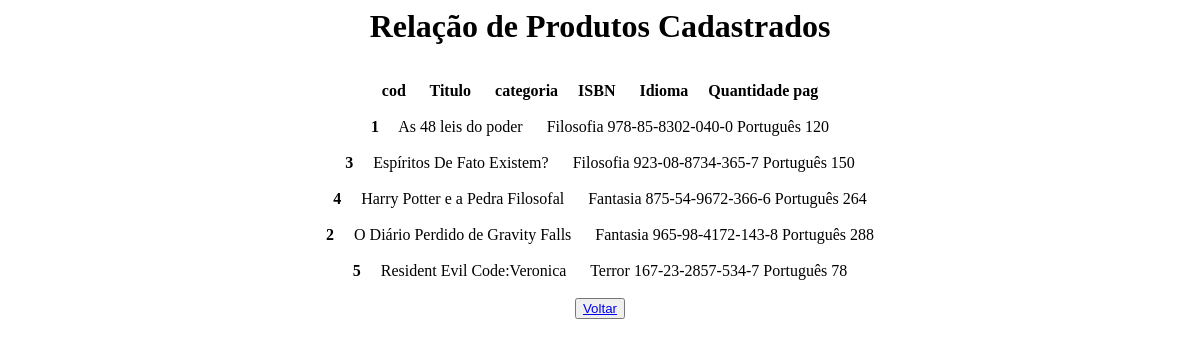
Page /8-Aula/BD_Autoria/PHP/Lista3.php on the earlier database version.
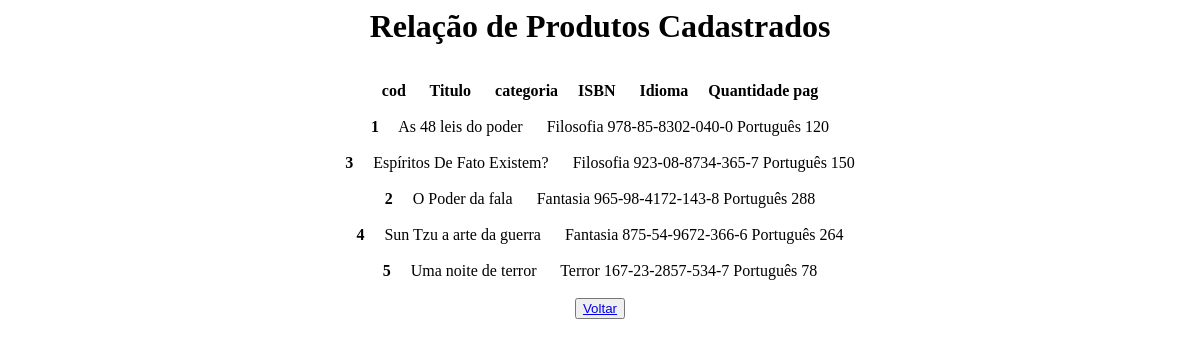
Same page on the later database version.
### tables this page shows
CREATE TABLE `livro` (
  `Cod_livro` int(11) NOT NULL,
  `Titulo` varchar(40) NOT NULL,
  `Categoria` varchar(30) NOT NULL,
  `ISBN` varchar(17) NOT NULL,
  `Idioma` varchar(30) NOT NULL,
  `QtdePag` int(4) NOT NULL
);

### 8-Aula/BD_Autoria/PHP/Livro.php (called while the page is built, shortened)
<?php
class Produto{
    function listar(){
        try{
            $this->conn = new Conectar();
            $sql = $this->conn->query("Select * from livro order by Titulo");
            $sql->execute();
            return $sql->fetchAll();
        }catch(PDOException $exc){
            echo "Erro ao executar consulta. " . $exc->getMessage();
        }
    }
}
?>

### 8-Aula/BD_Autoria/PHP/Lista3.php (the view, shortened to what this page needs)
<!DOCTYPE html>
<html lang="en">
<head>
</head>
<body>
    <center><section>
    <font face="Century Gothic" size="6"><b>Relação de Produtos Cadastrados</b><br><br></font>
    <?php
    include_once 'Livro.php';
    $p = new Produto();
    $pro_bd=$p-> listar();
    ?>
    <b> cod &nbsp;&nbsp;&nbsp;&nbsp; Titulo &nbsp;&nbsp;&nbsp;&nbsp; categoria&nbsp;&nbsp;&nbsp;&nbsp; ISBN &nbsp;&nbsp;&nbsp;&nbsp; Idioma&nbsp;&nbsp;&nbsp;&nbsp; Quantidade pag</b>
    <?php
        foreach($pro_bd as $pro_mostrar){
            ?>
            <br><br>
            <b> <?php echo $pro_mostrar[0]; ?></b>&nbsp;&nbsp;&nbsp;&nbsp;
                <?php echo $pro_mostrar[1]; ?>    &nbsp;&nbsp;&nbsp;&nbsp;
                <?php echo $pro_mostrar[2]; ?>
                <?php echo $pro_mostrar[3]; ?>
                <?php echo $pro_mostrar[4]; ?>
                <?php echo $pro_mostrar[5]; ?>
            <?php
        }
            echo "<br><br><button><a href = '../index.html'>Voltar </a></button> "; ?>
    </section></center>
</body>
</html>

Differences in the rows shown:
changed livro id 2: Titulo "O Diário Perdido de Gravity Falls" → "O Poder da fala"; moves up the list
changed livro id 4: Titulo "Harry Potter e a Pedra Filosofal" → "Sun Tzu a arte da guerra"
changed livro "Terror": Titulo "Resident Evil Code:Veronica" → "Uma noite de terror"
